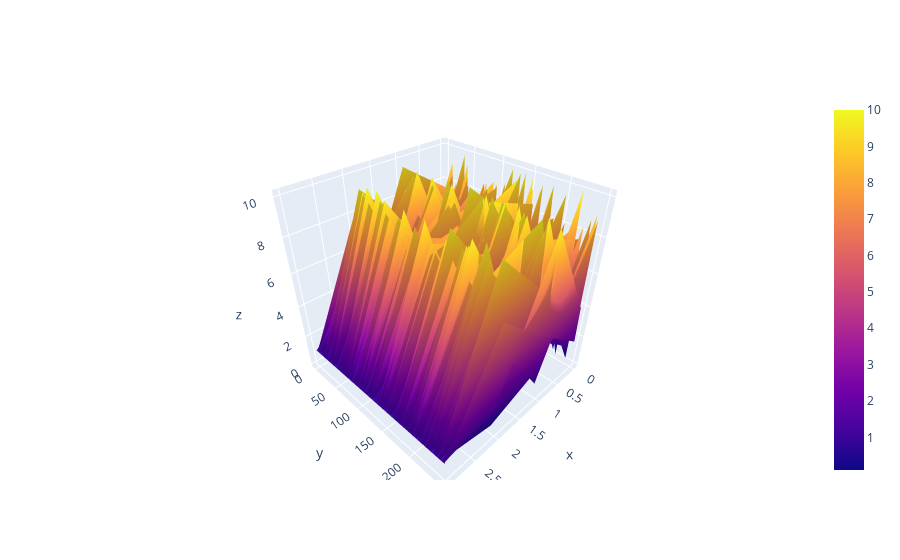

Notebook source saved alongside this figure:
### Markdown cell above
### Three objective 3d surface graph (Work in progress)
Using the "Lines" argument for a 3 Objective graph should produce a 3d Box graph

### Code cell
import eafpy as eaf
sets = eaf.read_datasets("uniform-250-10-3d.txt")
subset = sets[sets[:,-1] == 1]    
plot = eaf.plot_datasets(subset, type="Lines")
plot.show()

### Figure 1 — Plotly figure (JSON) as saved in the notebook; plotly's stock layout.template omitted (floating-point values rounded to 4 significant figures; data arrays with more than 128 entries replaced by an {"elided": "..."} marker saying what was removed)
{"data": [{"type": "surface", "z": {"elided": "250x4 mixed values"}}], "layout": {}}
